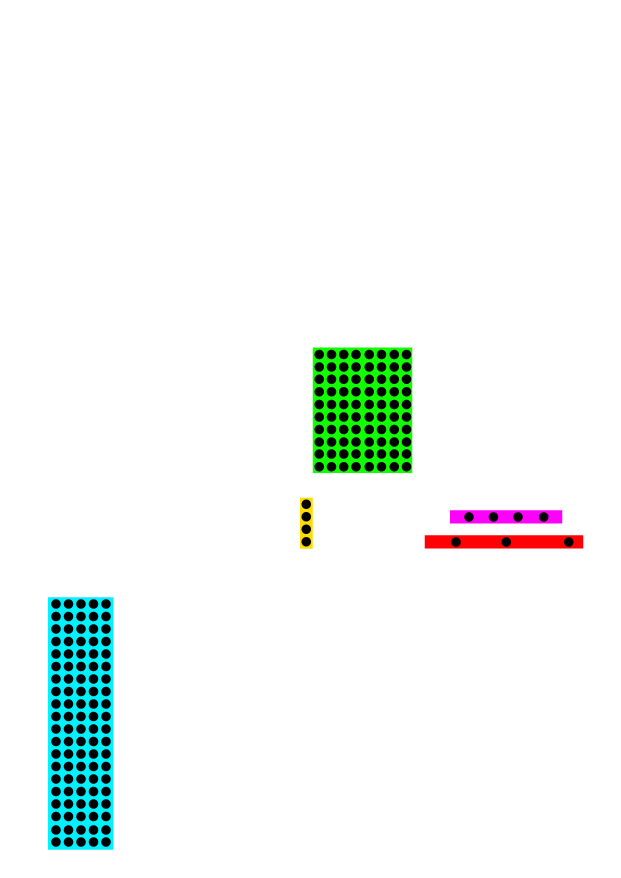
#> input picture optic-form-reader/TEMPLATE.png, 2482 x 3509 px, found by its file name (shown at 1/4 size)
$ python main.py
#> lines starting #> are read from the running program, lines starting #| are printed output that depends on the picture; after the words box and inside, x2 and y2 are one past the last pixel; in counts of white or black regions, pixels touching at a corner belong together; pictures that were not available may be replaced by others from this repository, and a replacement may not be noted
import cv2
import numpy as np


def find_colored_area(image, target_color):
    # Belirtilen renkli alanı bulmak için maske oluştur
    hsv = cv2.cvtColor(image, cv2.COLOR_BGR2HSV)
    if target_color == (17, 255, 0):  # Yeşil (#11FF00)
        lower = np.array([50, 100, 100])
        upper = np.array([70, 255, 255])
    elif target_color == (255, 221, 0):  # Sarı (#FFDD00)
        lower = np.array([20, 100, 100])
        upper = np.array([30, 255, 255])
    elif target_color == (255, 0, 251):  # Pembe (#FF00FB)
        lower = np.array([140, 100, 100])
        upper = np.array([160, 255, 255])
    elif target_color == (255, 0, 4):  # Kırmızı (#FF0004)
        lower = np.array([0, 100, 100])
        upper = np.array([10, 255, 255])
    elif target_color == (0, 242, 255):  # Mavi (#00F2FF)
        lower = np.array([80, 100, 100])  # Daha geniş mavi aralığı
        upper = np.array([100, 255, 255])
    else:
        raise ValueError("Geçersiz renk!")

    mask = cv2.inRange(hsv, lower, upper)
    contours, _ = cv2.findContours(mask, cv2.RETR_EXTERNAL, cv2.CHAIN_APPROX_SIMPLE)
    if not contours:
        raise ValueError(f"{target_color} renkli alan bulunamadı!")

    contour = max(contours, key=cv2.contourArea)
    x, y, w, h = cv2.boundingRect(contour)
    return x, y, w, h


def detect_circles(image, x, y, w, h, expected_count, orientation="vertical"):
    # Belirtilen alanda yuvarlakları tespit et
    roi = image[y:y + h, x:x + w]
    gray = cv2.cvtColor(roi, cv2.COLOR_BGR2GRAY)
    blurred = cv2.GaussianBlur(gray, (5, 5), 0)

    # Hough Circle parametrelerini optimize et
    circles = cv2.HoughCircles(
        blurred,
        cv2.HOUGH_GRADIENT,
        dp=1,
        minDist=10,  # Daha küçük mesafe, yoğun grid için
        param1=50,
        param2=20,  # Daha hassas tespit
        minRadius=3,
        maxRadius=25
    )

    if circles is None or len(circles[0]) < expected_count:
        raise ValueError(
            f"Yeterli yuvarlak tespit edilemedi! ({len(circles[0]) if circles is not None else 0}/{expected_count})")

    circles = np.uint16(np.around(circles))
    centers = [(circle[0] + x, circle[1] + y) for circle in circles[0, :]]

    # Yuvarlakları sırala
    if expected_count > 4:  # Öğrenci numarası veya cevaplar için grid
        if expected_count == 80:  # Öğrenci numarası (8x10)
            # Önce x'e göre sütunları sırala
            centers = sorted(centers, key=lambda c: c[0])
            grid = []
            for i in range(0, len(centers), 10):
                column = centers[i:i + 10]
                if len(column) != 10:
                    print(f"Uyarı: Öğrenci numarası sütununda {len(column)} yuvarlak bulundu, beklenen: 10")
                column = sorted(column, key=lambda c: c[1])  # Her sütunu y'ye göre sırala
                grid.append(column)
            if len(grid) != 8:
                raise ValueError(f"Öğrenci numarası gridi hatalı! {len(grid)} sütun bulundu, beklenen: 8")
        else:  # Cevaplar (20x5)
            # Önce y'ye göre satırları sırala
            centers = sorted(centers, key=lambda c: c[1])
            grid = []
            for i in range(0, len(centers), 5):
                row = centers[i:i + 5]
                if len(row) != 5:
                    print(f"Uyarı: Cevap satırında {len(row)} yuvarlak bulundu, beklenen: 5")
                row = sorted(row, key=lambda c: c[0])  # Her satırı x'e göre sırala
                grid.append(row)
            if len(grid) != 20:
                raise ValueError(f"Cevap gridi hatalı! {len(grid)} satır bulundu, beklenen: 20")
        return grid
    else:
        # Tek boyutlu sıralama
        if orientation == "vertical":
            centers = sorted(centers, key=lambda c: c[1])
        else:
            centers = sorted(centers, key=lambda c: c[0])
        return centers[:expected_count]


def read_marked_circles(image, centers, threshold=80, is_grid=False):
    if is_grid:
        result = ""
        for row_idx, row in enumerate(centers):
            marked_count = 0
            marked_answer = None
            for idx, (cx, cy) in enumerate(row):
                roi = image[cy - 5:cy + 5, cx - 5:cx + 5]
                if roi.size == 0:
                    continue
                gray_roi = cv2.cvtColor(roi, cv2.COLOR_BGR2GRAY)
                avg_intensity = np.mean(gray_roi)
                if avg_intensity < threshold:
                    marked_count += 1
                    marked_answer = str(idx) if len(row) == 10 else chr(65 + idx)
            if marked_count > 1:
                result += "M"  # Multiple marks indicator
                print(f"Soru {row_idx + 1}: Birden fazla işaretleme tespit edildi")
            elif marked_count == 0:
                result += "X"
                print(f"Soru {row_idx + 1}: Boş")
            else:
                result += marked_answer
                print(f"Soru {row_idx + 1}: {marked_answer}")
        return result
    else:
        marked_count = 0
        marked_idx = -1
        for idx, (cx, cy) in enumerate(centers):
            roi = image[cy - 5:cy + 5, cx - 5:cx + 5]
            if roi.size == 0:
                continue
            gray_roi = cv2.cvtColor(roi, cv2.COLOR_BGR2GRAY)
            avg_intensity = np.mean(gray_roi)
            if avg_intensity < threshold:
                marked_count += 1
                marked_idx = idx
        if marked_count > 1:
            return -2  # Multiple marks indicator for non-grid
        return marked_idx


def check_answers(answers, group, answer_key_map):
    if group not in answer_key_map or not answer_key_map[group]:
        return 0, 0, 20
    answer_key = answer_key_map[group]
    correct = 0
    wrong = 0
    blank = 0
    for student_answer, correct_answer in zip(answers, answer_key):
        if student_answer == "X":
            blank += 1
        elif student_answer == "M":
            wrong += 1  # Multiple marks considered wrong
        elif student_answer == correct_answer:
            correct += 1
        else:
            wrong += 1
    return correct, wrong, blank


def main(template_path, optic_path, answer_key_map):
    # Görüntüleri yükle
#> called with template_path = 'template.png', optic_path = './optics/21486559.png'
    template_img = cv2.imread(template_path)
#> template_img is the input picture: shape (3509, 2482, 3); mean B, G, R 244.4, 247, 241.2
    optic_img = cv2.imread(optic_path)
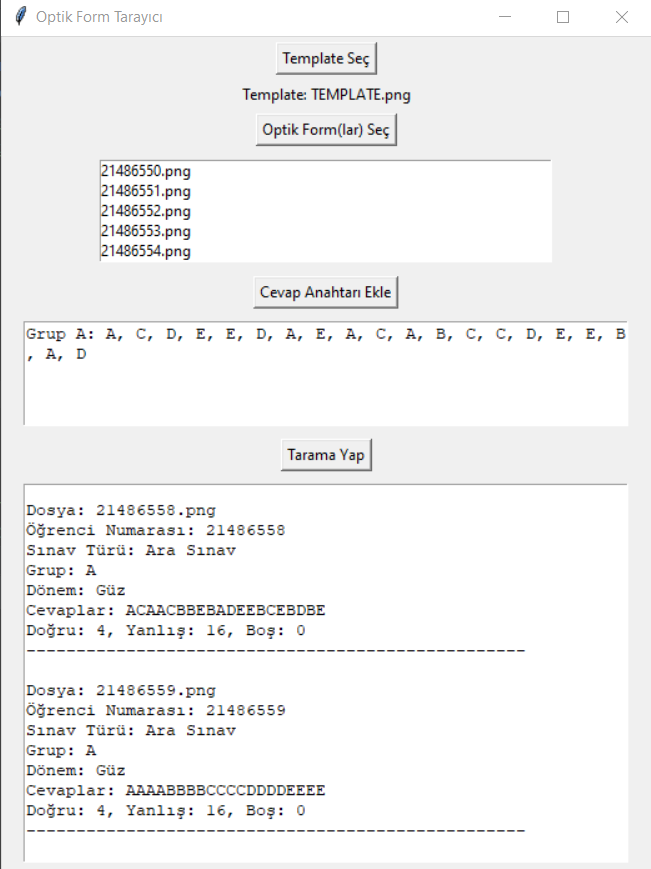
#> input picture optic-form-reader/gui.png, 651 x 869 px, given in place of 21486559.png, which was not available
#> optic_img is the input picture: shape (869, 651, 3); mean B, G, R 243.1, 243.1, 243.1

    if template_img is None or optic_img is None:
        raise ValueError("Görüntü dosyaları yüklenemedi!")

    # Yeşil alan: Öğrenci numarası (8x10)
    print("Yeşil alan (öğrenci numarası) işleniyor...")
    x, y, w, h = find_colored_area(template_img, (17, 255, 0))
#> in find_colored_area, `hsv = cv2.cvtColor(image, cv2.COLOR_BGR2HSV)`: hsv: shape (3509, 2482, 3); mean H, S, V 2.8, 9.6, 248.7
#> in find_colored_area, `mask = cv2.inRange(hsv, lower, upper)`:
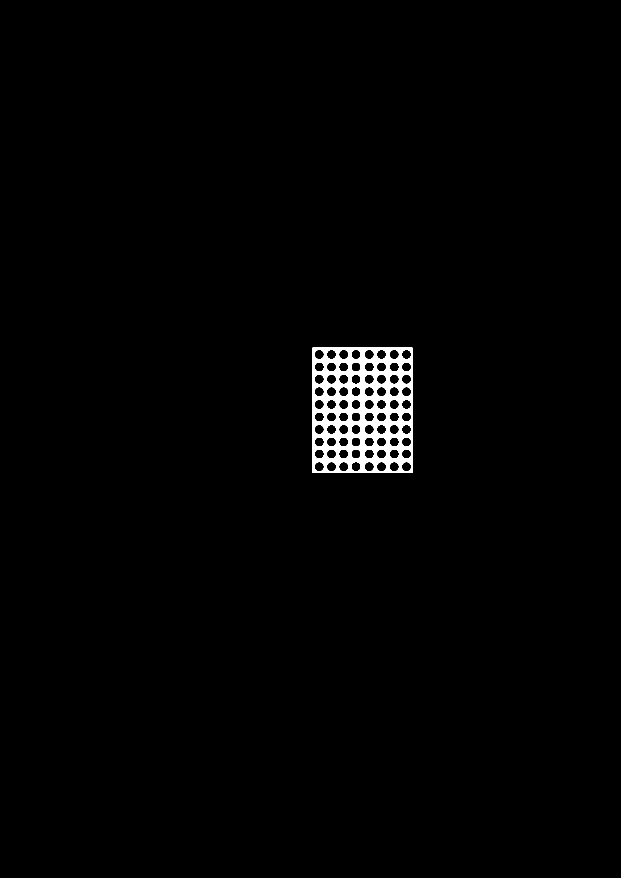
#> mask: shape (3509, 2482) (shown at 1/4 size); 1.3% white; 1 white region, box (x1, y1, x2, y2) and area: (1251, 1390, 1649, 1892) 109876
#> in find_colored_area, `contours, _ = cv2.findContours(mask, cv2.RETR_EXTERNAL, cv2.CHAIN_APPR..`: contours = [[[1251, 1390], [1251, 1891], [1648, 1891], [1648, 1390]]]
#> in find_colored_area, `contour = max(contours, key=cv2.contourArea)`: contour = [[1251, 1390], [1251, 1891], [1648, 1891], [1648, 1390]]
#> in find_colored_area, `x, y, w, h = cv2.boundingRect(contour)`: x = 1251; y = 1390; w = 398; h = 502
#> x = 1251; y = 1390; w = 398; h = 502
    student_grid = detect_circles(template_img, x, y, w, h, 80, "vertical")
#> in detect_circles, `blurred = cv2.GaussianBlur(gray, (5, 5), 0)`:
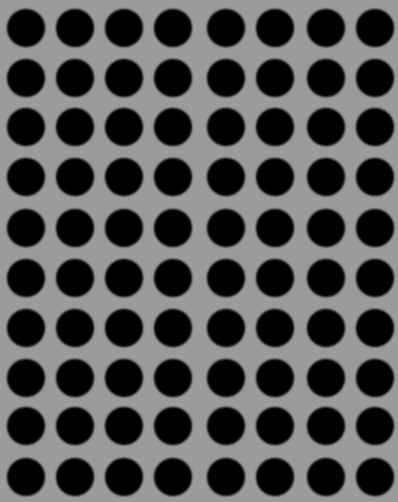
#> blurred: shape (502, 398); min 0, max 155, mean 84.6
#> in detect_circles, `circles = cv2.HoughCircles( blurred, cv2.HOUGH_GRADIENT, dp=1, minDist..`: circles = 80 rows, first 8: [25.5, 27.5, 19.1], [25.5, 77.5, 19.1], [25.5, 126.5, 19.1], [25.5, 176.5, 19.1], [25.5, 227.5, 19.1], [25.5, 277.5, 19.1], [25.5, 327.5, 19.1], [25.5, 377.5, 19.1]
#> in detect_circles, `circles = np.uint16(np.around(circles))`: circles = 80 rows, first 8: [26, 28, 19], [26, 78, 19], [26, 126, 19], [26, 176, 19], [26, 228, 19], [26, 278, 19], [26, 328, 19], [26, 378, 19]
#> in detect_circles, `centers = [(circle[0] + x, circle[1] + y) for circle in circles[0, :]]`: centers = 80 pairs, first value 1277 to 1625, second value 1418 to 1866
#> the loop in detect_circles, `for i in range(0, len(centers), 10):` made 8 passes
#> i on passes 2 to 8: 10, 20, 30, 40, 50, 60, 70
#> after the loop in detect_circles, `for i in range(0, len(centers), 10):`: grid = 8 items
#> student_grid = 8 items
    student_number = read_marked_circles(optic_img, student_grid, is_grid=True)
#> the loop in read_marked_circles, `for row_idx, row in enumerate(centers):` made 8 passes
#> result on passes 1 to 8: 'X', 'XX', 'XXX', 'XXXX', 'XXXXX', 'XXXXXX', 'XXXXXXX', 'XXXXXXXX'
#| Soru 1: Boş
#| Soru 2: Boş
#| Soru 3: Boş
#| Soru 4: Boş
#| Soru 5: Boş
#| Soru 6: Boş
#| Soru 7: Boş
#| Soru 8: Boş
#> student_number = 'XXXXXXXX'

    # Sarı alan: Sınav türü (4 yuvarlak, alt alta)
    print("Sarı alan (sınav türü) işleniyor...")
    x, y, w, h = find_colored_area(template_img, (255, 221, 0))
#> in find_colored_area (call 2), `mask = cv2.inRange(hsv, lower, upper)`: mask: shape (3509, 2482); 0.07% white; 1 white region, box (x1, y1, x2, y2) and area: (1200, 1991, 1251, 2195) 5908
#> x = 1200; y = 1991; w = 51; h = 204
    exam_type_circles = detect_circles(template_img, x, y, w, h, 4, "vertical")
#> exam_type_circles = [(1224, 2017), (1224, 2067), (1224, 2117), (1224, 2167)]
    exam_type_idx = read_marked_circles(optic_img, exam_type_circles)
#> the loop in read_marked_circles (call 2), `for idx, (cx, cy) in enumerate(centers):` made 4 passes
#> cy on passes 1 to 4: 2017, 2067, 2117, 2167
#> exam_type_idx = -1
    exam_types = ["Ara Sınav", "Yarıyıl Sonu", "Bütünleme", "Diğer"]
    exam_type = exam_types[exam_type_idx] if exam_type_idx >= 0 else "Bilinmiyor"
#> exam_type = 'Bilinmiyor'

    # Pembe alan: Grup numarası (4 yuvarlak, yan yana)
    print("Pembe alan (grup numarası) işleniyor...")
    x, y, w, h = find_colored_area(template_img, (255, 0, 251))
#> in find_colored_area (call 3), `mask = cv2.inRange(hsv, lower, upper)`: mask: shape (3509, 2482); 0.22% white; 1 white region, box (x1, y1, x2, y2) and area: (1800, 2041, 2249, 2094) 19301
#> x = 1800; y = 2041; w = 449; h = 53
    group_circles = detect_circles(template_img, x, y, w, h, 4, "horizontal")
#> group_circles = [(1876, 2067), (1974, 2067), (2072, 2067), (2174, 2067)]
    group_idx = read_marked_circles(optic_img, group_circles)
#> group_idx = -1
    groups = ["A", "B", "C", "D"]
    group = groups[group_idx] if group_idx >= 0 else "Bilinmiyor"
#> group = 'Bilinmiyor'

    # Kırmızı alan: Dönem (3 yuvarlak, yan yana)
    print("Kırmızı alan (dönem) işleniyor...")
    x, y, w, h = find_colored_area(template_img, (255, 0, 4))
#> in find_colored_area (call 4), `mask = cv2.inRange(hsv, lower, upper)`: mask: shape (3509, 2482); 0.35% white; 1 white region, box (x1, y1, x2, y2) and area: (1699, 2141, 2333, 2194) 30182
#> x = 1699; y = 2141; w = 634
    semester_circles = detect_circles(template_img, x, y, w, h, 3, "horizontal")
#> call 4 of detect_circles, with x = 1699, y = 2141, w = 634, h = 53, expected_count = 3, orientation = 'horizontal'
#> in detect_circles (call 4), `gray = cv2.cvtColor(roi, cv2.COLOR_BGR2GRAY)`:
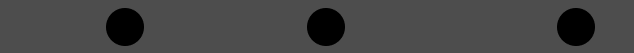
#> gray: shape (53, 634); min 0, max 77, mean 69.2
#> in detect_circles (call 4), `circles = cv2.HoughCircles( blurred, cv2.HOUGH_GRADIENT, dp=1, minDist..`: circles = [[124.5, 26.5, 19.1], [325.5, 26.5, 19.1], [575.5, 26.5, 19.1]]
#> in detect_circles (call 4), `circles = np.uint16(np.around(circles))`: circles = [[124, 26, 19], [326, 26, 19], [576, 26, 19]]
#> in detect_circles (call 4), `centers = [(circle[0] + x, circle[1] + y) for circle in circles[0, :]]`: centers = [(1823, 2167), (2025, 2167), (2275, 2167)]
#> semester_circles = [(1823, 2167), (2025, 2167), (2275, 2167)]
    semester_idx = read_marked_circles(optic_img, semester_circles)
#> semester_idx = -1
    semesters = ["Güz", "Bahar", "Yaz Okulu"]
    semester = semesters[semester_idx] if semester_idx >= 0 else "Bilinmiyor"
#> semester = 'Bilinmiyor'

    # Mavi alan: Cevaplar (20x5)
    print("Mavi alan (cevaplar) işleniyor...")
    x, y, w, h = find_colored_area(template_img, (0, 242, 255))
#> in find_colored_area (call 5), `mask = cv2.inRange(hsv, lower, upper)`:
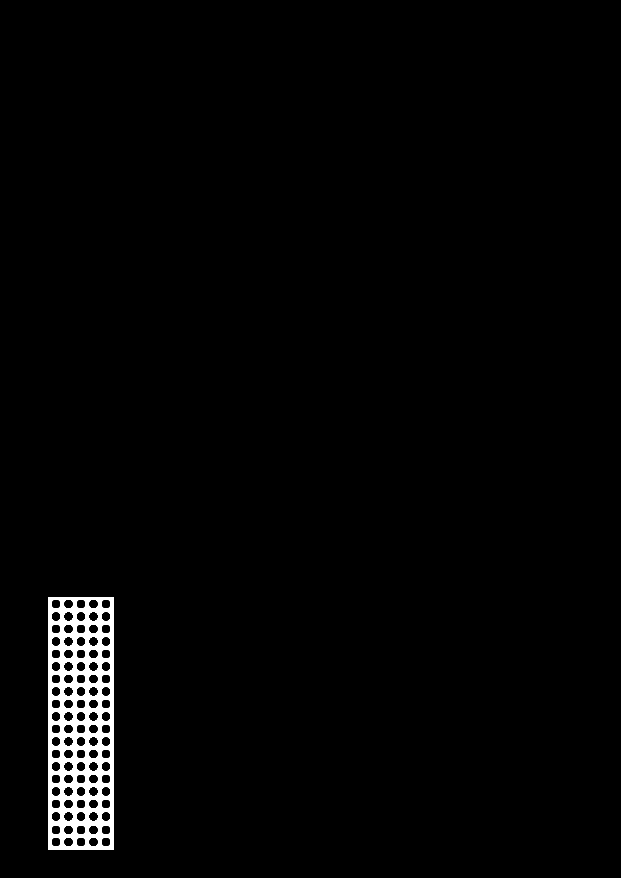
#> mask: shape (3509, 2482) (shown at 1/4 size); 1.7% white; 1 white region, box (x1, y1, x2, y2) and area: (192, 2389, 454, 3399) 152220
#> in find_colored_area (call 5), `contours, _ = cv2.findContours(mask, cv2.RETR_EXTERNAL, cv2.CHAIN_APPR..`: contours = [[[192, 2389], [192, 3398], [453, 3398], [453, 2389]]]
#> in find_colored_area (call 5), `contour = max(contours, key=cv2.contourArea)`: contour = [[192, 2389], [192, 3398], [453, 3398], [453, 2389]]
#> in find_colored_area (call 5), `x, y, w, h = cv2.boundingRect(contour)`: x = 192; y = 2389; w = 262; h = 1010
#> x = 192; y = 2389; w = 262; h = 1010
    answer_grid = detect_circles(template_img, x, y, w, h, 100, "vertical")
#> in detect_circles (call 5), `roi = image[y:y + h, x:x + w]`:
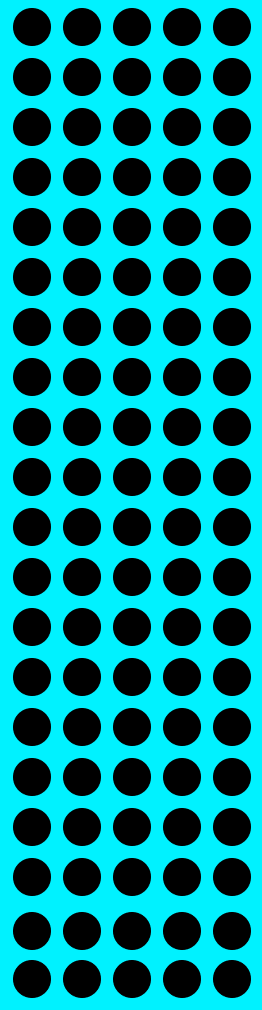
#> roi: shape (1010, 262, 3); mean B, G, R 145.6, 138.2, 0
#> in detect_circles (call 5), `blurred = cv2.GaussianBlur(gray, (5, 5), 0)`:
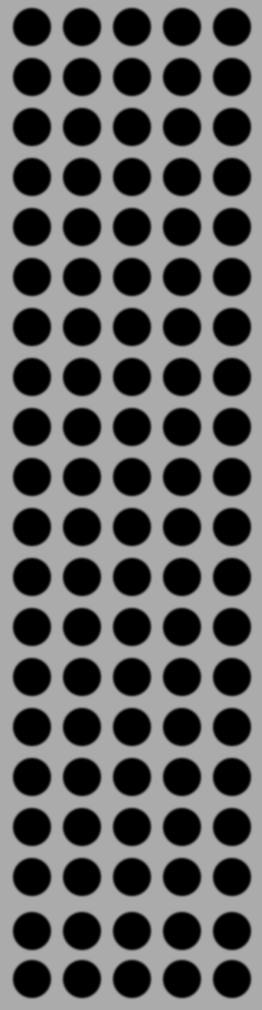
#> blurred: shape (1010, 262); min 0, max 171, mean 97.7
#> in detect_circles (call 5), `circles = cv2.HoughCircles( blurred, cv2.HOUGH_GRADIENT, dp=1, minDist..`: circles = 100 rows, first 8: [31.5, 26.5, 19.1], [31.5, 76.5, 19.1], [31.5, 126.5, 19.1], [31.5, 176.5, 19.1], [31.5, 226.5, 19.1], [31.5, 276.5, 19.1], [31.5, 326.5, 19.1], [31.5, 376.5, 19.1]
#> in detect_circles (call 5), `circles = np.uint16(np.around(circles))`: circles = 100 rows, first 8: [32, 26, 19], [32, 76, 19], [32, 126, 19], [32, 176, 19], [32, 226, 19], [32, 276, 19], [32, 326, 19], [32, 376, 19]
#> in detect_circles (call 5), `centers = [(circle[0] + x, circle[1] + y) for circle in circles[0, :]]`: centers = 100 pairs, first value 224 to 424, second value 2415 to 3367
#> the loop in detect_circles (call 5), `for i in range(0, len(centers), 5):` made 20 passes
#> i on passes 2 to 13: 5, 10, 15, 20, 25, 30, 35, 40, 45, 50, 55, 60
#> after the loop in detect_circles (call 5), `for i in range(0, len(centers), 5):`: grid = 20 items
#> answer_grid = 20 items
    answers = read_marked_circles(optic_img, answer_grid, is_grid=True)
#> answers = 'XXXXXXXXXXXXXXXXXXXX'

    # Cevapları kontrol et
    correct, wrong, blank = check_answers(answers, group, answer_key_map)
#> correct = 0; wrong = 0; blank = 20

    # Sonuçları yazdır
    print("\nSonuçlar:")
    print("Öğrenci Numarası:", student_number)
#| Öğrenci Numarası: XXXXXXXX
    print("Sınav Türü:", exam_type)
#| Sınav Türü: Bilinmiyor
    print("Grup:", group)
#| Grup: Bilinmiyor
    print("Dönem:", semester)
#| Dönem: Bilinmiyor
    print("Cevaplar:", answers)
#| Cevaplar: XXXXXXXXXXXXXXXXXXXX
    print("Doğru Cevap Sayısı:", correct)
#| Doğru Cevap Sayısı: 0
    print("Yanlış Cevap Sayısı:", wrong)
#| Yanlış Cevap Sayısı: 0
    print("Boş Cevap Sayısı:", blank)
#| Boş Cevap Sayısı: 20


if __name__ == "__main__":
    # Cevap anahtarı map'i
    answer_key_map = {
        "A": ["A", "C", "D", "E", "E", "D", "A", "E", "A", "C", "A", "B", "C", "C", "D", "E", "E", "B", "A", "D"],
        "B": [],
        "C": [],
        "D": []
    }

    template_path = "template.png"
    optic_path = "./optics/21486559.png"
    main(template_path, optic_path, answer_key_map)
